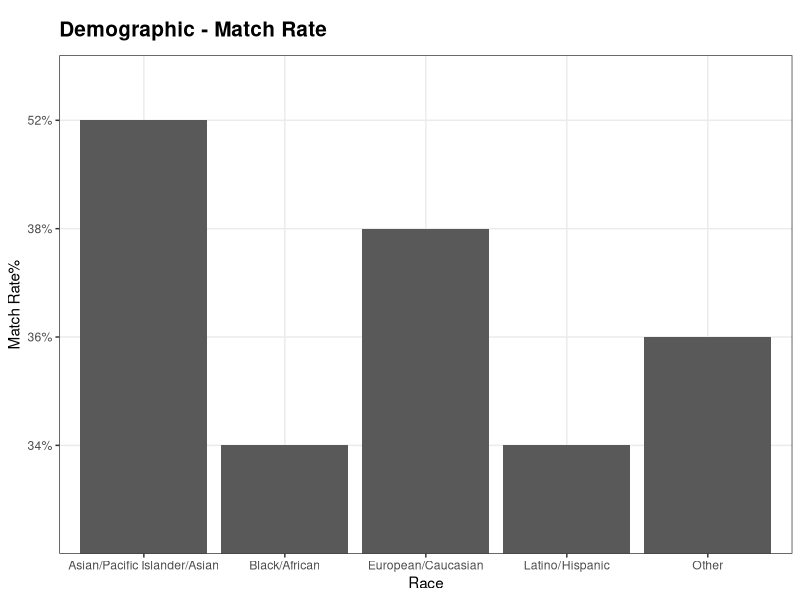
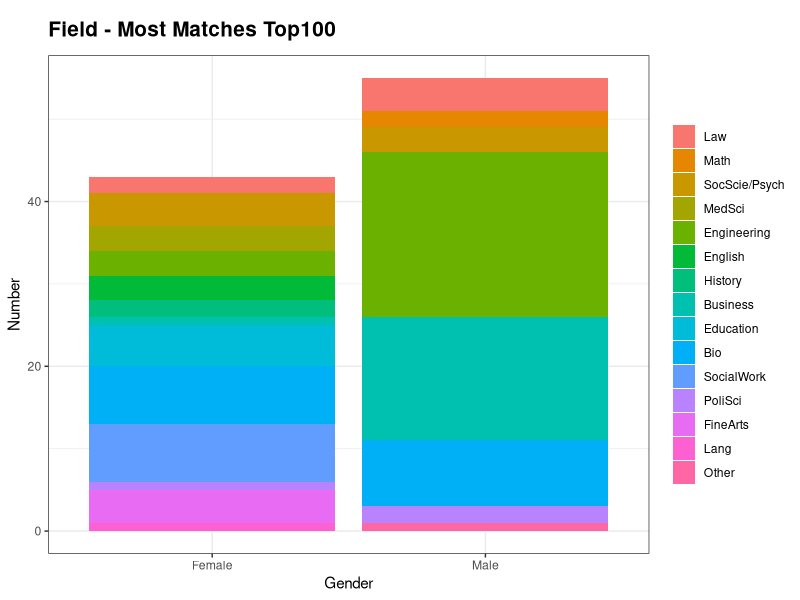
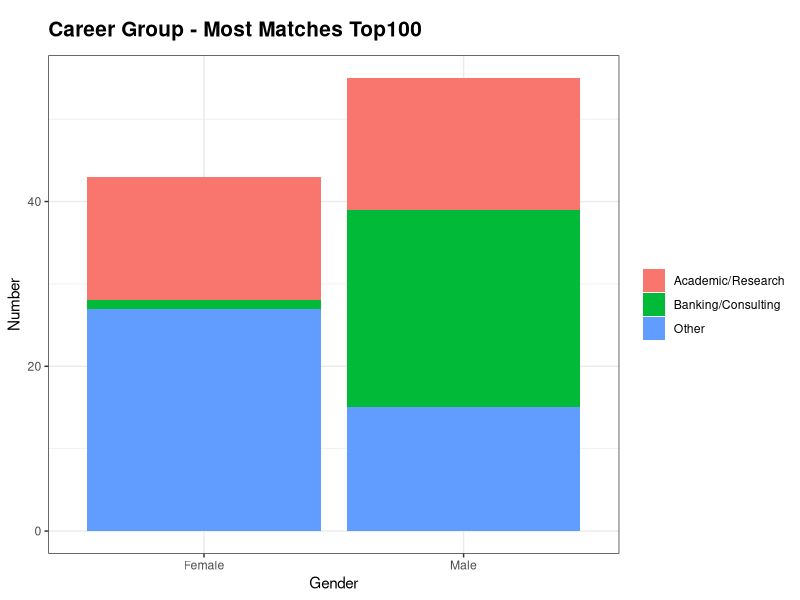
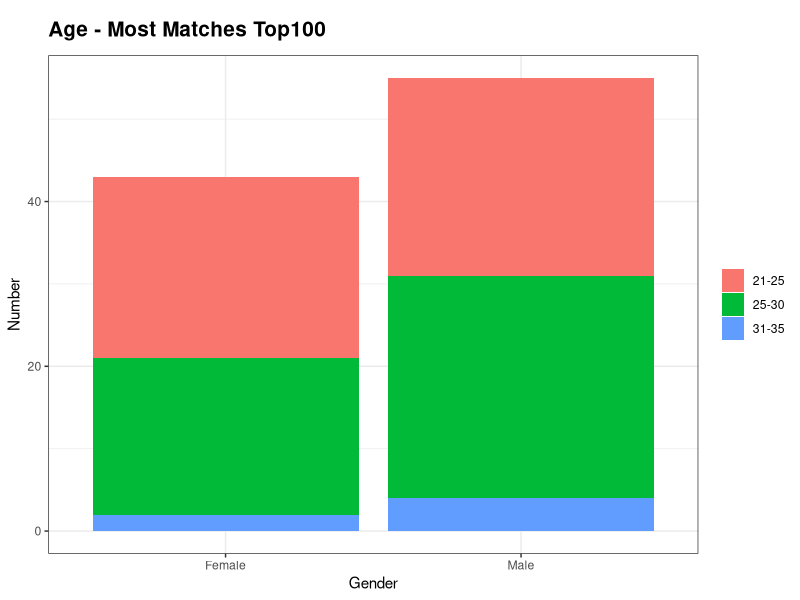
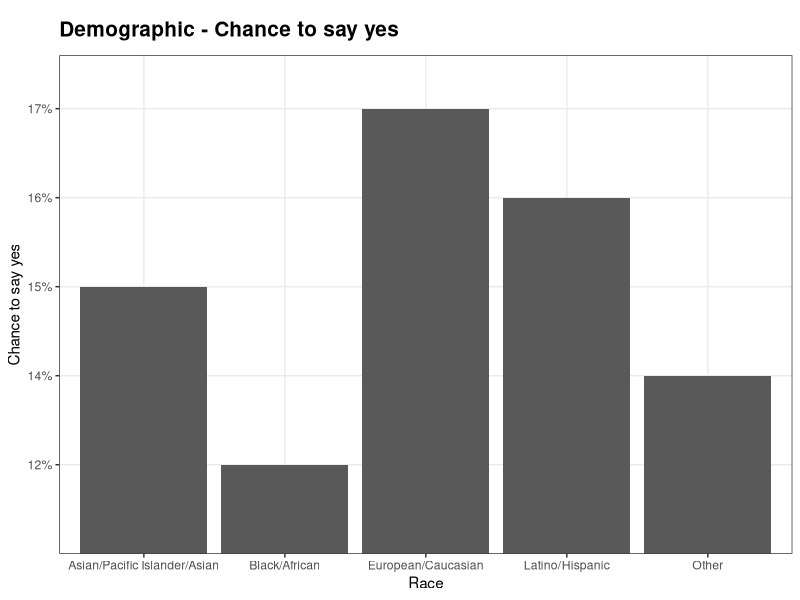
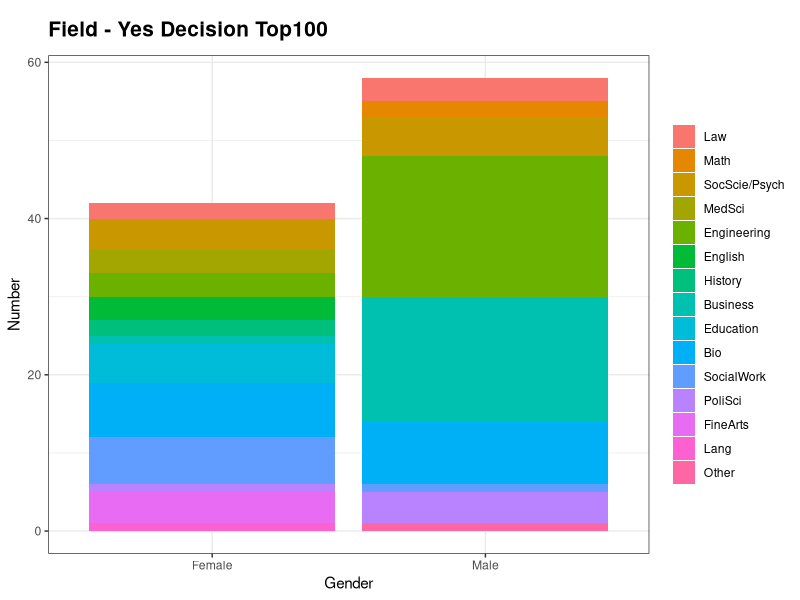
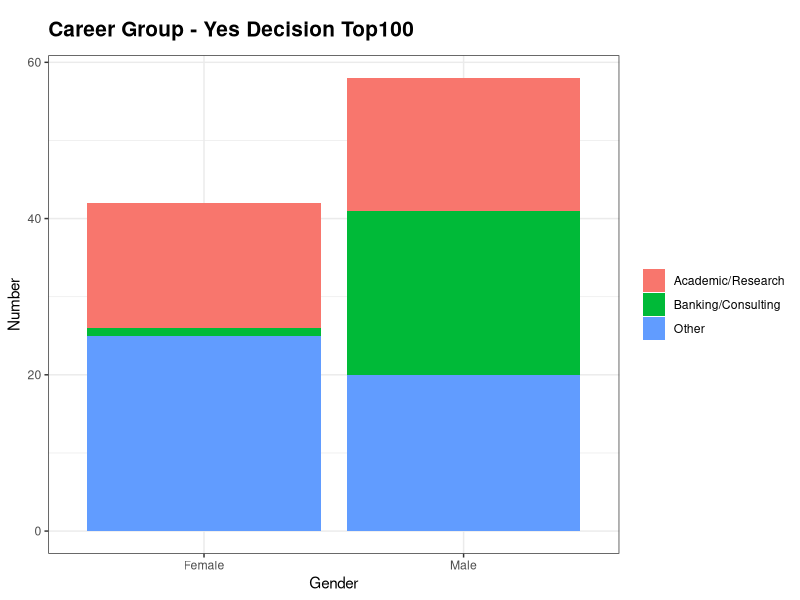
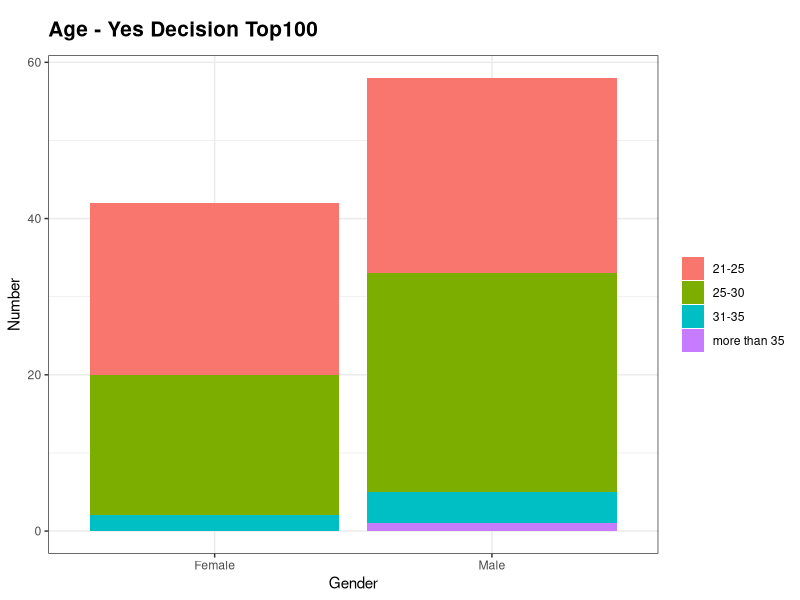

Reproduce these figures in R, in order.
## ---- chunk 1
knitr::opts_chunk$set(echo = FALSE, warning=FALSE, message=FALSE)
## ---- chunk 2
# Data Cleaning
speed <- read.csv("Speed Dating Data.csv")
speed$gender <- as.factor(speed$gender)
#speed$match <- as.factor(speed$match)
speed$field_cd <- as.factor(speed$field_cd)
levels(speed$field_cd) <- c("Law","Math","SocScie/Psych", "MedSci", "Engineering", "English", "History", "Business", "Education", "Bio","SocialWork","Undergrad", "PoliSci", "Film","FineArts","Lang","Architecture","Other")
speed$race <- as.factor(speed$race)
speed$date <- as.factor(speed$date)
levels(speed$date) <- c("SVRL/Week","2/Week","1/Week","2/Month", "1/Month", "SVRL/Year", "AlmostNever")
speed$go_out <- as.factor(speed$go_out)
levels(speed$go_out) <- c("SVRL/Week","2/Week","1/Week","2/Month", "1/Month", "SVRL/Year", "AlmostNever")
speed$group <- ifelse(speed$career_c == 2, 1, ifelse(speed$career_c == 7, 2, 3))
speed$group <- as.factor(speed$group)
levels(speed$group) <- c("Academic/Research", "Banking/Consulting", "Other")

speed$career_c <-as.factor(speed$career_c)
levels(speed$career_c) <- c("Lawyer","Academic/Research","Psychologist","DocMed", "Engineer", "Entertainment", "Banking/Consulting", "RealEstate","IntlAffairs","Undecided","SocialWork","SpeechPath","Politics", "ProSports", "Other", "Journalism", "Architecture")
speed$race_o <-as.factor(speed$race_o) 
speed$samerace <- as.factor(speed$samerace)


sd2 <- speed[ , c(
    "iid", 
    "gender", 
    "pid", 
    "match",
    "dec",
    "int_corr", 
    "samerace", 
    "age_o", 
    "race_o",
    "dec_o",
    "age", 
    "field_cd", 
    "race", 
    "imprace", 
    "imprelig", 
    "date", 
    "go_out",
    "sports",
    "tvsports",
    "exercise",
    "dining",
    "museums",
    "art",
    "hiking",
    "gaming",
    "clubbing",
    "reading",
    "tv",
    "theater",
    "movies",
    "concerts",
    "music",
    "shopping",
    "yoga",
    "attr1_1",
    "sinc1_1",
    "intel1_1",
    "fun1_1",
    "amb1_1",
    "shar1_1",
    "attr2_1",
    "sinc2_1",
    "intel2_1",
    "fun2_1",
    "amb2_1",
    "shar2_1",
    "group",
    "wave")]

waveNum <- which(colnames(sd2)=="wave")
sd2 <- subset(sd2, sd2[ , waveNum] > 9 | sd2[ , waveNum] < 6)

sd2 <- sd2[, -45] #Remove wave numbers

sdrandom <- sd2[sample(nrow(sd2), nrow(sd2)),] #Get a random sample since the data is organized by participant

sdclean <- na.omit(sdrandom) #Remove rows with NA values to create a "clean" set

sdclean$gender <- factor(x=sdclean$gender, levels = c(0,1), labels = c("Female","Male"))
sdclean$race <-factor(x=sdclean$race, levels = c(1,2,3,4,5,6), labels = c("Black/African American","European/Caucasian-American","Latino/Hispanic American","Asian/Pacific Islander/Asian-American","Native American","Other"))
sdclean$race_o <- factor(x=sdclean$race_o, levels =c(1,2,3,4,5,6), labels = c("Black/African American","European/Caucasian-American","Latino/Hispanic American","Asian/Pacific Islander/Asian-American","Native American","Other"))
## ---- chunk 3
library(ggplot2)
library (magrittr)
library(dplyr)
library(scales)

match_freq <- aggregate(match ~ pid, function(x) sum(duplicated(x)), data=sdclean)
top_match <- match_freq[with(match_freq, order(-match_freq$match)),][1:100,]

for (i in 1:nrow(sdclean)) {
     if (sdclean$iid[i] %in% top_match$pid)
       {
         sdclean$top[i] <- T
     }
     else {sdclean$top[i] <- F}
 }

top_subset <- subset(sdclean,sdclean$top == T)

# Remove duplicated information of same person
top_subset <- top_subset[!duplicated(top_subset$iid), ]
## ---- chunk 4
BA <- subset(sdclean,sdclean$race == "Black/African American")
BAiid <- length(unique(BA$iid))
BAmatch <- nrow(BA[BA$match == "1",])
BApercent <- percent(BAiid/BAmatch)

EC <- subset(sdclean,sdclean$race == "European/Caucasian-American")
ECiid <- length(unique(EC$iid))
ECmatch <- nrow(EC[EC$match == "1",])
ECpercent <- percent(ECiid/ECmatch)

LH <- subset(sdclean,sdclean$race == "Latino/Hispanic American")
LHiid <- length(unique(LH$iid))
LHmatch <- nrow(LH[LH$match == "1",])
LHpercent <- percent(LHiid/LHmatch)

AP <- subset(sdclean,sdclean$race == "Asian/Pacific Islander/Asian-American")
APiid <- length(unique(AP$iid))
APmatch <- nrow(AP[AP$match == "1",])
APpercent <- percent(APiid/APmatch)

O <- subset(sdclean,sdclean$race == "Other")
Oiid <- length(unique(O$iid))
Omatch <- nrow(O[O$match == "1",])
Opercent <- percent(Oiid/Omatch)

race <- data.frame("Race" = c("Black/African","European/Caucasian","Latino/Hispanic","Asian/Pacific Islander/Asian","Other"), "MatchRate" = c(BApercent,ECpercent,LHpercent,APpercent,Opercent))
  
ggplot(race, aes(x=factor(Race), y= MatchRate )) + 
    geom_bar(stat="identity") + theme_bw() + ggtitle("Demographic - Match Rate") + labs(x="Race",y="Match Rate%")+theme(plot.title = element_text(size=15, face="bold", margin = margin(10, 0, 10, 0)))+theme(legend.title=element_blank())
## ---- chunk 5
top_field <- top_subset %>% group_by(gender, field_cd) %>% summarise(Count = n())

ggplot(top_field, aes(x=factor(gender), y=Count, fill=factor(field_cd))) + 
    geom_bar(stat="identity") + theme_bw() + ggtitle("Field - Most Matches Top100") +theme(plot.title = element_text(size=15, face="bold", 
    margin = margin(10, 0, 10, 0))) +labs(x="Gender", y="Number")+theme(legend.title=element_blank())
## ---- chunk 6
top_group <- top_subset %>% group_by(gender, group) %>% summarise(Count = n())
ggplot(top_group, aes(x=factor(gender), y=Count, fill=factor(group))) + 
    geom_bar(stat="identity") + theme_bw() + ggtitle("Career Group - Most Matches Top100") +theme(plot.title = element_text(size=15, face="bold", 
    margin = margin(10, 0, 10, 0))) +labs(x="Gender", y="Number")+theme(legend.title=element_blank())
## ---- chunk 7
top_subset$range <- ifelse(top_subset$age < 21, "20 or less",
                     ifelse(top_subset$age < 26 & top_subset$age > 20, "21-25",
                            ifelse(top_subset$age < 31 & top_subset$age > 25, "25-30", 
                                   ifelse(top_subset$age < 36 & top_subset$age > 30, "31-35", "more than 35"))))
top_age <- top_subset %>% group_by(gender, range) %>% summarise(Count = n())
ggplot(top_age, aes(x=factor(gender), y=Count, fill=factor(range))) + 
    geom_bar(stat="identity") + theme_bw() + ggtitle("Age - Most Matches Top100") +theme(plot.title = element_text(size=15, face="bold", 
    margin = margin(10, 0, 10, 0))) +labs(x="Gender", y="Number")+theme(legend.title=element_blank())
## ---- chunk 8

yes_freq <- aggregate(dec ~ iid, function(x) sum(duplicated(x)), data=sdclean)
top_yes <- yes_freq[with(yes_freq, order(-yes_freq$dec)),][1:100,]

for (i in 1:nrow(sdclean)) {
     if (sdclean$iid[i] %in% top_yes$iid)
       {
         sdclean$yes[i] <- T
     }
     else {sdclean$yes[i] <- F}
 }

yes_subset <- subset(sdclean,sdclean$yes == T)

# Remove duplicated information of same person
yes_subset <- yes_subset[!duplicated(yes_subset$iid), ]
## ---- chunk 9
BAyes <- percent(BAiid/nrow(BA[BA$dec == "1",]))
ECyes <- percent(ECiid/nrow(EC[EC$dec == "1",]))
LHyes <- percent(LHiid/nrow(LH[LH$dec == "1",]))
APyes <- percent(APiid/nrow(AP[AP$dec == "1",]))
Oyes <- percent(Oiid/nrow(O[O$dec == "1",]))

yes <- data.frame("Race" = c("Black/African","European/Caucasian","Latino/Hispanic","Asian/Pacific Islander/Asian","Other"), "YesRate" = c(BAyes,ECyes,LHyes,APyes,Oyes))
  
ggplot(yes, aes(x=factor(Race), y= YesRate )) + 
    geom_bar(stat="identity") + theme_bw() + ggtitle("Demographic - Chance to say yes") + labs(x="Race",y="Chance to say yes")+theme(plot.title = element_text(size=15, face="bold", margin = margin(10, 0, 10, 0)))+theme(legend.title=element_blank())

## ---- chunk 10
yes_field <- yes_subset %>% group_by(gender, field_cd) %>% summarise(Count = n())
ggplot(yes_field, aes(x=factor(gender), y=Count, fill=factor(field_cd))) + 
    geom_bar(stat="identity") + theme_bw() + ggtitle("Field - Yes Decision Top100") +theme(plot.title = element_text(size=15, face="bold", 
    margin = margin(10, 0, 10, 0))) +labs(x="Gender", y="Number")+theme(legend.title=element_blank())
## ---- chunk 11
yes_group <- yes_subset %>% group_by(gender, group) %>% summarise(Count = n())
ggplot(yes_group, aes(x=factor(gender), y=Count, fill=factor(group))) + 
    geom_bar(stat="identity") + theme_bw() + ggtitle("Career Group - Yes Decision Top100") +theme(plot.title = element_text(size=15, face="bold", 
    margin = margin(10, 0, 10, 0))) +labs(x="Gender", y="Number")+theme(legend.title=element_blank())
## ---- chunk 12
yes_subset$range <- ifelse(yes_subset$age < 21, "20 or less",
                     ifelse(yes_subset$age < 26 & yes_subset$age > 20, "21-25",
                            ifelse(yes_subset$age < 31 & yes_subset$age > 25, "25-30", 
                                   ifelse(yes_subset$age < 36 & yes_subset$age > 30, "31-35", "more than 35"))))
yes_age <- yes_subset %>% group_by(gender, range) %>% summarise(Count = n())
ggplot(yes_age, aes(x=factor(gender), y=Count, fill=factor(range))) + 
    geom_bar(stat="identity") + theme_bw() + ggtitle("Age - Yes Decision Top100") +theme(plot.title = element_text(size=15, face="bold", 
    margin = margin(10, 0, 10, 0))) +labs(x="Gender", y="Number")+theme(legend.title=element_blank())
